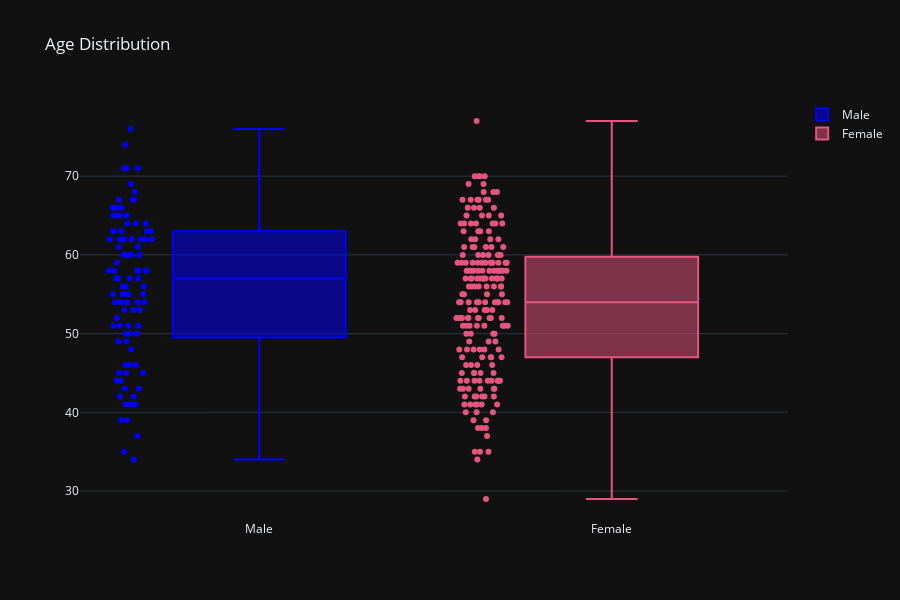

Notebook code for this chart:
### Markdown cell above
> Below is a box-cum-swarm plot for the two genders. It is a great way to observe the data and it's stats like **median, max, min, and the quartiles** by just hovering on the plots.

As we can see more females took part in the research as compared to males and also the range of women was higher (29-77 years) as opposed to (34-76 years) in men.

### Code cell
fig=go.Figure()
fig.add_trace(go.Box(y=Y["age"],name="Male",marker_color="blue",boxpoints="all",whiskerwidth=0.3))
fig.add_trace(go.Box(y=X["age"],name="Female",marker_color="#e75480",boxpoints="all",whiskerwidth=0.3))
fig.update_layout(template="plotly_dark",title="Age Distribution",height=600)
fig.show()

### Figure 1 — Plotly figure (JSON) as saved in the notebook; plotly's stock layout.template omitted (floating-point values rounded to 4 significant figures; data arrays with more than 128 entries replaced by an {"elided": "..."} marker saying what was removed)
{"data": [{"boxpoints": "all", "marker": {"color": "blue"}, "name": "Male", "type": "box", "whiskerwidth": 0.3, "y": [41, 57, 56, 48, 58, 50, 58, 66, 69, 71, 65, 41, 46, 54, 65, 65, 51, 53, 53, 53, 51, 44, 63, 57, 71, 35, 45, 62, 43, 55, 60, 42, 67, 54, 58, 54, 45, 62, 63, 68, 45, 50, 50, 64, 64, 37, 46, 46, 64, 41, 54, 39, 34, 67, 52, 74, 54, 49, 41, 49, 60, 51, 42, 67, 76, 44, 60, 71, 66, 39, 58, 55, 62, 65, 61, 51, 62, 60, 61, 43, 62, 63, 56, 59, 56, 62, 62, 66, 63, 55, 58, 55, 58, 63, 57, 57]}, {"boxpoints": "all", "marker": {"color": "#e75480"}, "name": "Female", "type": "box", "whiskerwidth": 0.3, "y": {"elided": "207 int values"}}], "layout": {"height": 600, "title": {"text": "Age Distribution"}}}
